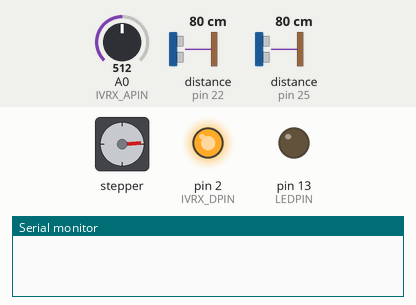
The sketch below on a simulated Arduino Uno, built with avr-gcc and run on an emulated ATmega328P. Parts: stepper motor, output pins drawn as LEDs (lit = HIGH), the last lines printed to the serial monitor. Inputs (shaded band) come from the test bench; at power-on: A0 (IVRX_APIN) = 512, distance to the obstacle (sensors on pin 22, pin 25) 80 cm. Stepper angles assume 4096 steps per turn.

Above: at 2.2 s.
2.3 s: A0 (IVRX_APIN) set to 8
5.3 s: A0 (IVRX_APIN) set to 5
At 5.65 s:
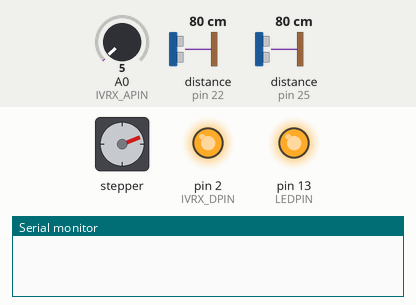
8.3 s: A0 (IVRX_APIN) set to 122
At 8.99 s:
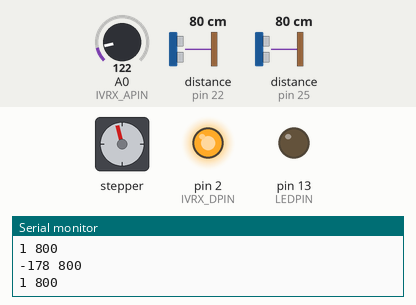
11.3 s: A0 (IVRX_APIN) set to 0
At 12.07 s:
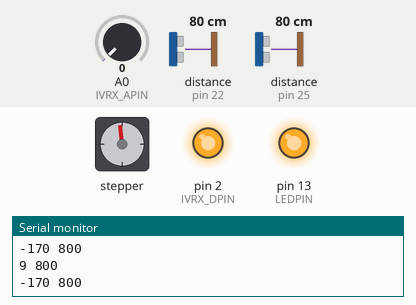
Timing chart, 0 to 23.6 s (numbered marks = the images above; inputs shaded):
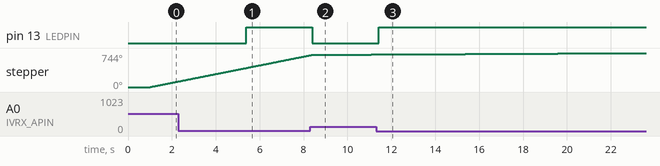

Measured:
- the behaviour switches between 7 and 6 on A0 (IVRX_APIN) (found by bisection; images 0 and 1)
- after the input at 5.3 s, pin 13 (LEDPIN): LOW → HIGH after 0.08 s
- after the input at 8.3 s, pin 13 (LEDPIN): HIGH → LOW after 0.08 s
- after the input at 11.3 s, pin 13 (LEDPIN): LOW → HIGH after 0.13 s

The sketch:

VL53L0X_28BYJ48_lidar.ino
```cpp
//
// LIDAR M1 v.1
//

#define OUTPUT_PROCESSING

#include <Wire.h>

//BOF VL53L0X
#include <VL53L0X.h>
#define SENSOR1_PIN 11
#define SENSOR2_PIN 12
VL53L0X sensor1;
VL53L0X sensor2;
#define SENSOR_INTERVAL 20
unsigned long nextSensorTimer = 0;
byte nextSensorIndex = 1;
int sensor1Value = 0;
int sensor1Degrees = 0;
int sensor2Value = 0;
int sensor2Degrees = 0;

// 28BYJ-48
#include <AccelStepper.h>
#define stepperPin1  4     // IN1 on the ULN2003 driver 1
#define stepperPin2  5     // IN2 on the ULN2003 driver 1
#define stepperPin3  6     // IN3 on the ULN2003 driver 1
#define stepperPin4  7     // IN4 on the ULN2003 driver 1
AccelStepper stepper(AccelStepper::HALF4WIRE, stepperPin1, stepperPin3, stepperPin2, stepperPin4);

#define IVRX_THRS 6
#define STEPS_PER_TURN 4096
#define START_RANGE_COUNT_LIMIT 2
#define END_RANGE_COUNT_LIMIT 2

long stepperOrigin = 0;
boolean stepperOriginSet = false;
float stepperStepToRadians = 2 * PI /  STEPS_PER_TURN;

// IR sync
#define IVRX_DPIN 2
#define IVRX_APIN 0
#define LEDPIN LED_BUILTIN
#define SYNC_INTERVAL 20
unsigned long nextSyncTimer = 0;

// time control
unsigned long lastLoopMillis = 0;
byte loopTime;

void setup() {

  // IR sync
  pinMode(IVRX_DPIN, OUTPUT);
  pinMode(LEDPIN, OUTPUT);
  digitalWrite(IVRX_DPIN, HIGH);       // supply 5 volts to emitter photodiode TODO... get 5V on power?
  digitalWrite(LEDPIN, LOW);        // builtin LED initially off
  nextSyncTimer = millis() + SYNC_INTERVAL;

  //BOF VL53L0X
  // prepare address configuration
  pinMode(SENSOR1_PIN, OUTPUT);
  pinMode(SENSOR2_PIN, OUTPUT);
  digitalWrite(SENSOR1_PIN, LOW);
  digitalWrite(SENSOR2_PIN, LOW);

  // start i2c
  delay(500);
  Wire.begin();

  // start serial
  Serial.begin (115200);

  // sensor1 address configuration
  pinMode(SENSOR1_PIN, INPUT);
  delay(150);
  sensor1.init(true);
  delay(100);
  sensor1.setAddress((uint8_t)22);

  // sensor2 address configuration
  pinMode(SENSOR2_PIN, INPUT);
  delay(150);
  sensor2.init(true);
  delay(100);
  sensor2.setAddress((uint8_t)25);

  // configuration
  sensor1.setTimeout(500);
  sensor2.setTimeout(500);
  sensor1.startContinuous();
  sensor2.startContinuous();

  nextSensorTimer = millis() + SENSOR_INTERVAL;
  //EOF VL53L0X

  // 28BYJ-48
  stepper.setMaxSpeed(1500);
  stepper.setSpeed(1200);

  // time control
  lastLoopMillis = millis();
  loopTime = 0;
}

void loop() {
  //
  // DEFINE ORIGIN
  //
  static int syncVal = 0;
  static boolean startRangeSet = false;
  static long startRangeStep = 0;
  static byte startRangeCounter = 0;
  static long endRangeStep = 0;
  static byte endRangeCounter = 0;
  if(millis() > nextSyncTimer) {
    nextSyncTimer = millis() + SYNC_INTERVAL;
    syncVal = analogRead(IVRX_APIN);
    if(syncVal <= IVRX_THRS) {
      if(!startRangeSet) {
        if(startRangeCounter > START_RANGE_COUNT_LIMIT) {
          startRangeSet = true;
          startRangeStep = stepper.currentPosition ();
          startRangeCounter = 0;
          digitalWrite(LEDPIN, HIGH);
        } else {
          startRangeCounter++;
        }
      }
    }  else {
      if(startRangeSet) {
        if(endRangeCounter > END_RANGE_COUNT_LIMIT) {
          endRangeStep = stepper.currentPosition ();
          if(!stepperOriginSet) {
            stepperOrigin = startRangeStep + (endRangeStep - startRangeStep);
            stepperOriginSet = true;
          }
          startRangeSet = false;
          endRangeCounter = 0;
          digitalWrite(LEDPIN, LOW);
        } else {
          endRangeCounter++;
        }
      }
    }
  }

  //
  // DO VL53L0X READINGS
  //
  static long stepNumber;
  long relativeStep;
  if(stepperOriginSet && millis() > nextSensorTimer) {
    nextSensorTimer = millis() + SENSOR_INTERVAL;
    stepNumber = stepper.currentPosition() - stepperOrigin;
    relativeStep = stepNumber % STEPS_PER_TURN;
    switch(nextSensorIndex) {
      case 1:
        sensor1Value = sensor1.readRangeContinuousMillimeters();
        sensor1Degrees = relativeStep * stepperStepToRadians * 180 / PI;
        if (sensor1.timeoutOccurred()) { Serial.print(" TIMEOUT S1 "); }
        nextSensorIndex++;
        #ifdef OUTPUT_PROCESSING
          Serial.print(sensor1Degrees); Serial.print(" "); Serial.println(sensor1Value);
        #endif
        break;
      case 2:
        sensor2Value = sensor2.readRangeContinuousMillimeters();
        sensor2Degrees = relativeStep * stepperStepToRadians * 180 / PI - 180;
        if (sensor2.timeoutOccurred()) { Serial.print(" TIMEOUT S2 "); }
        nextSensorIndex = 1;
        #ifdef OUTPUT_PROCESSING
          Serial.print(sensor2Degrees); Serial.print(" "); Serial.println(sensor2Value);
        #endif
        break;
    }

    /*
    // DEBUG OUTPUT
    Serial.print(syncVal); Serial.print("\t");
    Serial.print(stepperOrigin); Serial.print("\t");
    Serial.print(relativeStep * stepperStepToRadians * 180 / PI); Serial.print("\t");
    Serial.print(sensor1Value); Serial.print("\t");
    Serial.print(sensor2Value); Serial.print("\t");
    Serial.print(loopTime); Serial.print("\t");
    Serial.println();
    */
  }

  // 28BYJ-48
  stepper.runSpeed();

  // loop time control
  loopTime = millis() - lastLoopMillis;
  lastLoopMillis = millis();
}
```
